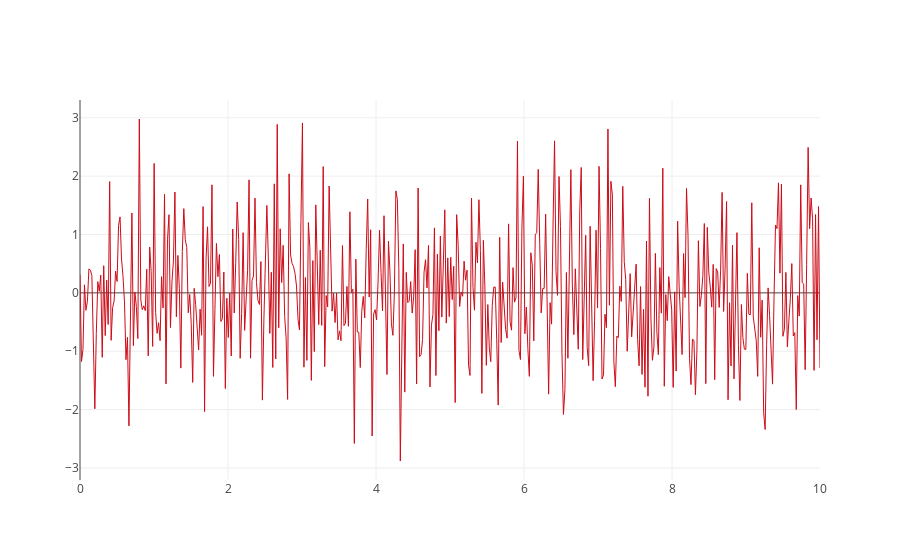

Source (notebook cell):
### Markdown cell above
### Plotting Interactive Basic Line Chart in Red

### Code cell
# Create random data with numpy
N = 500
random_x = np.linspace(0, 10, N)
random_y = np.random.randn(N)

# Create a trace
trace = go.Scatter(
    x = random_x,
    y = random_y,
    line = dict(
        color = ('rgb(205, 12, 24)'),
        width = 1)
)

data = [trace]
py.iplot(data, filename='basic-line', )

### Figure 1 — Plotly figure (JSON) as saved in the notebook; plotly's stock layout.template omitted (floating-point values rounded to 4 significant figures; data arrays with more than 128 entries replaced by an {"elided": "..."} marker saying what was removed)
{"data": [{"line": {"color": "rgb(205, 12, 24)", "width": 1}, "type": "scatter", "x": {"elided": "500 float values"}, "y": {"elided": "500 float values"}}], "layout": {}}
